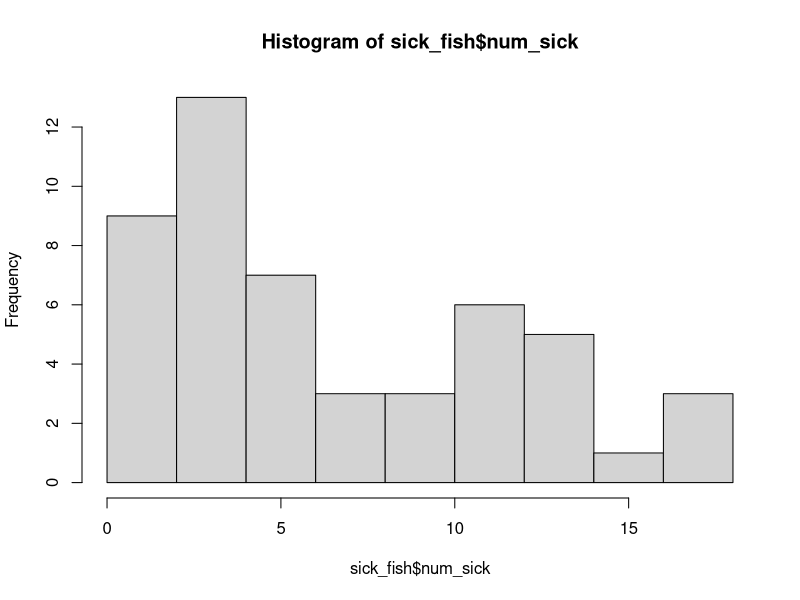
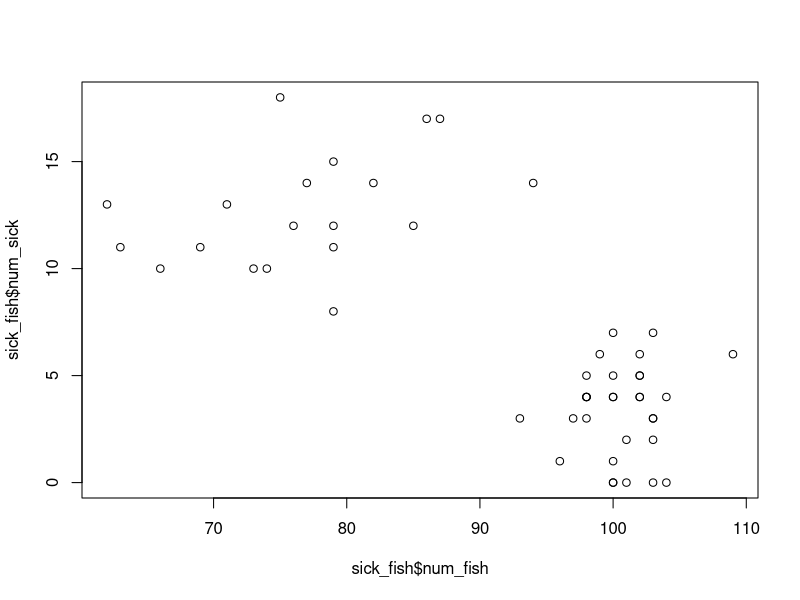
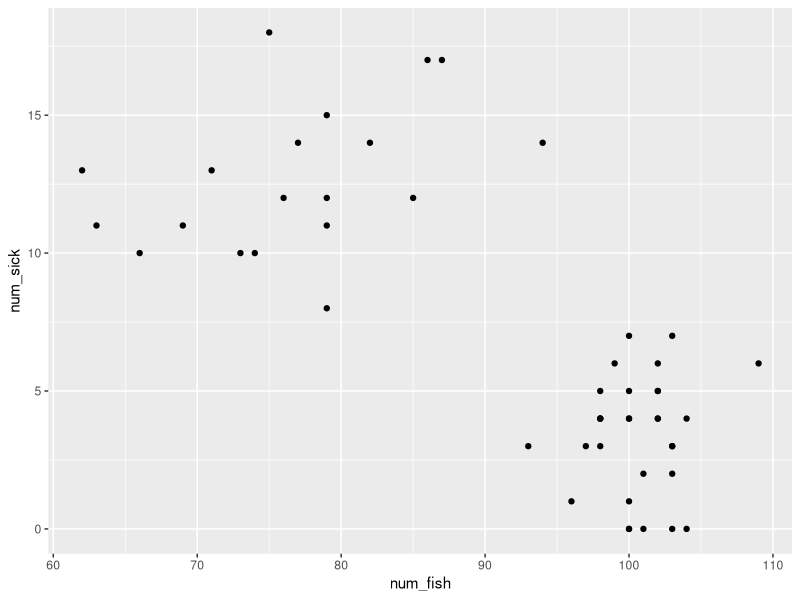
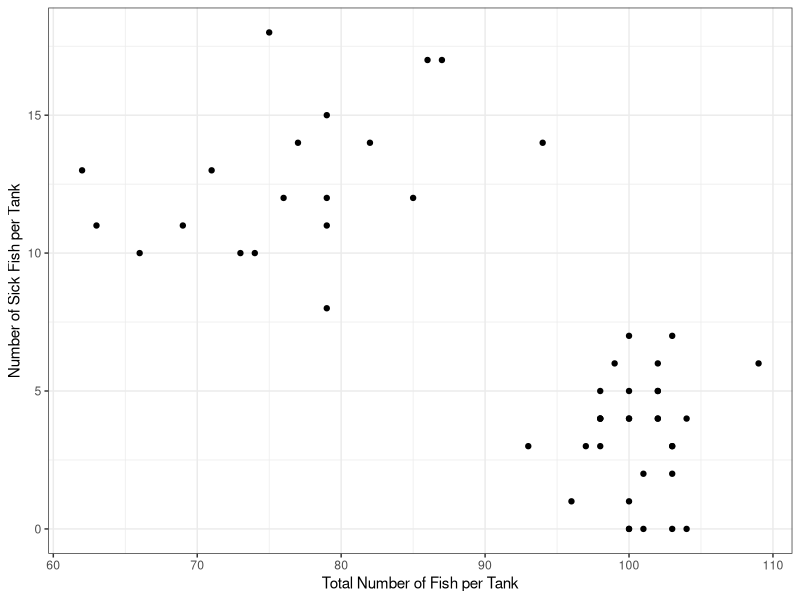

Recreate these plots in R, in order.
## ---- chunk 1
knitr::opts_chunk$set(echo = TRUE)
## ---- chunk 2
library(tidyverse)
## ---- chunk 3
    sick_fish <- read_csv("../data/fish_sick_data.csv")
## ---- chunk 4
    head(sick_fish)
## ---- chunk 5
    hist(sick_fish$num_sick)
## ---- chunk 6
    plot(sick_fish$num_fish, sick_fish$num_sick)
## ---- chunk 7
    ggplot(sick_fish, aes(num_fish, num_sick)) +
      geom_point()
## ---- chunk 8
    ggplot(sick_fish, aes(num_fish, num_sick)) +
      geom_point() + 
      labs(x = "Total Number of Fish per Tank",
           y = "Number of Sick Fish per Tank") +
      theme_bw()
## ---- chunk 9
    sick_fish %>% 
      group_by(species) %>% 
      summarise(mean_sick = mean(num_sick),
                sd_sick = sd(num_sick))
